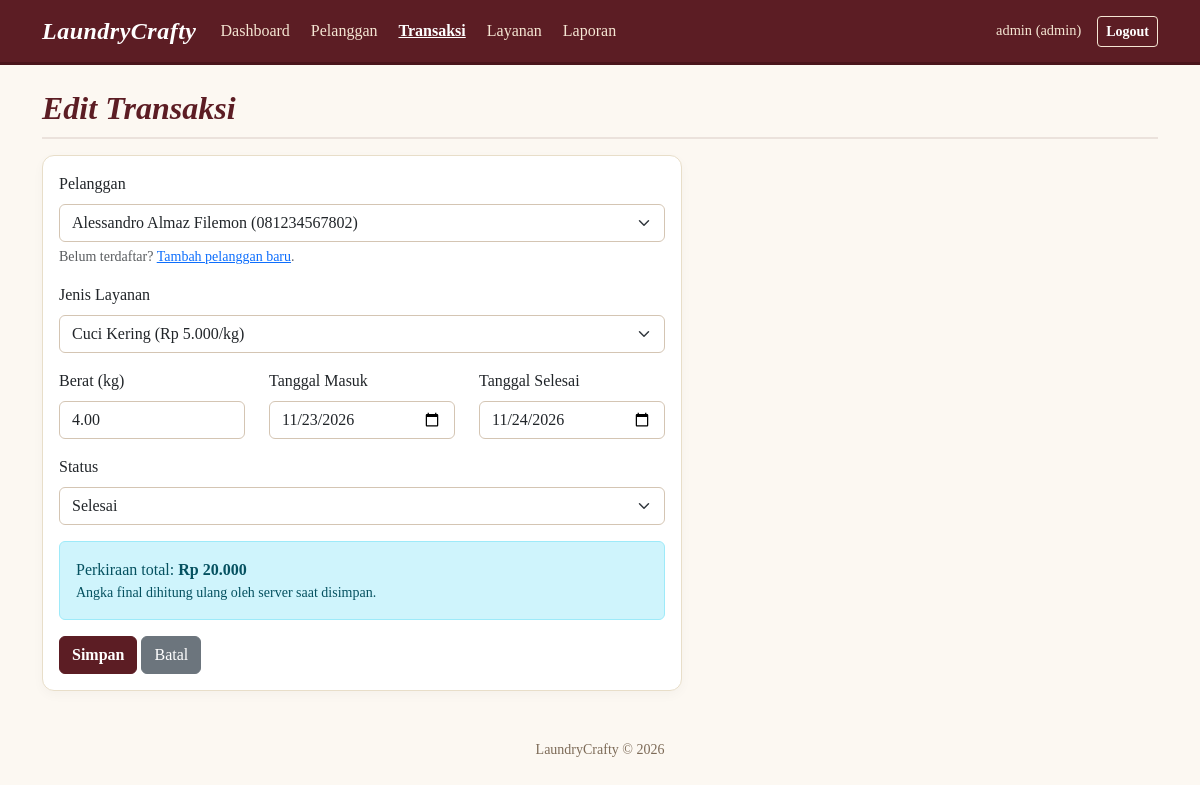
Screenshot of /transaksi-form.php?id=2 (signed in) with the database file from the repository.
### tables this page shows
CREATE TABLE transaksi (
    id_transaksi    INT NOT NULL AUTO_INCREMENT,
    id_pelanggan    INT NOT NULL,
    id_layanan      INT NOT NULL,
    tanggal_masuk   DATE NOT NULL,
    tanggal_selesai DATE NOT NULL,
    berat           DECIMAL(6,2) NOT NULL,
    total_harga     INT NOT NULL,
    status          ENUM('Proses','Selesai','Sudah Diambil') NOT NULL DEFAULT 'Proses',
    PRIMARY KEY (id_transaksi),
    CONSTRAINT fk_trx_pelanggan FOREIGN KEY (id_pelanggan) REFERENCES pelanggan(id_pelanggan),
    CONSTRAINT fk_trx_layanan   FOREIGN KEY (id_layanan)   REFERENCES layanan(id_layanan)
);

CREATE TABLE pelanggan (
    id_pelanggan INT NOT NULL AUTO_INCREMENT,
    nama         VARCHAR(64)  NOT NULL,
    alamat       VARCHAR(255) NOT NULL,
    no_hp        VARCHAR(20)  NOT NULL,
    PRIMARY KEY (id_pelanggan)
);

CREATE TABLE layanan (
    id_layanan    INT NOT NULL AUTO_INCREMENT,
    nama_layanan  VARCHAR(64) NOT NULL,
    harga_per_kg  INT NOT NULL,
    PRIMARY KEY (id_layanan)
);

### config.php (called while the page is built, shortened)
<?php
function e($s): string
{
    return htmlspecialchars((string)$s, ENT_QUOTES, 'UTF-8');
}

### transaksi-form.php (the view, shortened to what this page needs)
<?php
require 'config.php';
$id = (int)($_GET['id'] ?? 0);
$t = [
    'id_transaksi' => 0, 'id_pelanggan' => (int)($_GET['pelanggan'] ?? 0), 'id_layanan' => 0,
    'tanggal_masuk' => date('Y-m-d'), 'tanggal_selesai' => date('Y-m-d', strtotime('+2 day')),
    'berat' => '', 'status' => 'Proses',
];
if ($id > 0) {
    $stmt = $db->prepare('SELECT * FROM transaksi WHERE id_transaksi = ?');
    $stmt->bind_param('i', $id);
    $stmt->execute();
    $t = $stmt->get_result()->fetch_assoc();
}
$pelanggan = $db->query('SELECT id_pelanggan, nama, no_hp FROM pelanggan ORDER BY nama');
$layanan   = $db->query('SELECT * FROM layanan ORDER BY harga_per_kg');
$judul = $id ? 'Edit Transaksi' : 'Transaksi Baru';
include 'header.php';
?>
<h3 class="mb-3"><?= e($judul) ?></h3>
<div class="card" style="max-width:640px"><div class="card-body">
    <form action="transaksi-proses.php" method="post" id="f" novalidate>
        <div class="mb-3">
            <label class="form-label">Pelanggan</label>
            <select name="id_pelanggan" class="form-select" required>
                <?php while ($p = $pelanggan->fetch_assoc()): ?>
                    <option value="<?= (int)$p['id_pelanggan'] ?>" <?= $p['id_pelanggan'] == $t['id_pelanggan'] ? 'selected' : '' ?>>
                        <?= e($p['nama']) ?> (<?= e($p['no_hp']) ?>)
                    </option>
                <?php endwhile; ?>
            </select>
            <div class="form-text">Belum terdaftar? <a href="pelanggan-form.php">Tambah pelanggan baru</a>.</div>
        </div>
        <div class="mb-3">
            <label class="form-label">Jenis Layanan</label>
            <select name="id_layanan" id="layanan" class="form-select" required>
                <?php while ($l = $layanan->fetch_assoc()): ?>
                    <option value="<?= (int)$l['id_layanan'] ?>" data-harga="<?= (int)$l['harga_per_kg'] ?>"
                        <?= $l['id_layanan'] == $t['id_layanan'] ? 'selected' : '' ?>>
                        <?= e($l['nama_layanan']) ?> (<?= rupiah($l['harga_per_kg']) ?>/kg)
                    </option>
                <?php endwhile; ?>
            </select>
        </div>
        <div class="row">
            <div class="col-md-4 mb-3">
                <label class="form-label">Berat (kg)</label>
                <input type="number" step="0.01" min="0.1" max="999" name="berat" id="berat"
                       class="form-control" required value="<?= e($t['berat']) ?>">
            </div>
            <div class="col-md-4 mb-3">
                <label class="form-label">Tanggal Masuk</label>
                <input type="date" name="tanggal_masuk" class="form-control" required value="<?= e($t['tanggal_masuk']) ?>">
            </div>
            <div class="col-md-4 mb-3">
                <label class="form-label">Tanggal Selesai</label>
                <input type="date" name="tanggal_selesai" class="form-control" required value="<?= e($t['tanggal_selesai']) ?>">
            </div>
        </div>
        <div class="mb-3">
            <label class="form-label">Status</label>
            <select name="status" class="form-select">
                <?php foreach (['Proses', 'Selesai', 'Sudah Diambil'] as $s): ?>
                    <option <?= $s === $t['status'] ? 'selected' : '' ?>><?= e($s) ?></option>
                <?php endforeach; ?>
            </select>
        </div>
        <div class="alert alert-info">
            Perkiraan total: <strong id="total">Rp 0</strong>
            <div class="small">Angka final dihitung ulang oleh server saat disimpan.</div>
        </div>
        <button class="btn btn-primary">Simpan</button>
        <a href="transaksi.php" class="btn btn-secondary">Batal</a>
    </form>
</div></div>
<?php include 'footer.php'; ?>

### header.php (style rules this page uses)
body { background-color: #fcf8f2 !important; font-family: 'Georgia', 'Times New Roman', serif; color: #2b2b2b; }
h3, .judul-halaman { font-style: italic; font-weight: bold; color: #5c1d24; margin-top: 15px; font-size: 2rem; border-bottom: 2px solid rgba(92, 29, 36, 0.1); padding-bottom: 10px; }
.card { background-color: #ffffff !important; border: 1px solid #e8dec9 !important; border-radius: 12px !important; box-shadow: 0 4px 12px rgba(0, 0, 0, 0.03); overflow: hidden; }
.btn-primary { background-color: #5c1d24 !important; border-color: #5c1d24 !important; border-radius: 6px; font-weight: bold; }
.form-control, .form-select { border: 1px solid #d4c5b3; background-color: #ffffff; border-radius: 6px; }

### rows the page displays
transaksi: id_pelanggan "Alessandro Almaz Filemon (081234567802)", id_layanan "Cuci Kering (Rp 5.000/kg)", berat "4.00", tanggal_masuk "11/23/2026", tanggal_selesai "11/24/2026"

### other values shown
$_SESSION['user']['username'] "admin"
$_SESSION['user']['role'] "admin"
$judul "Edit Transaksi"
form field status "Selesai"
